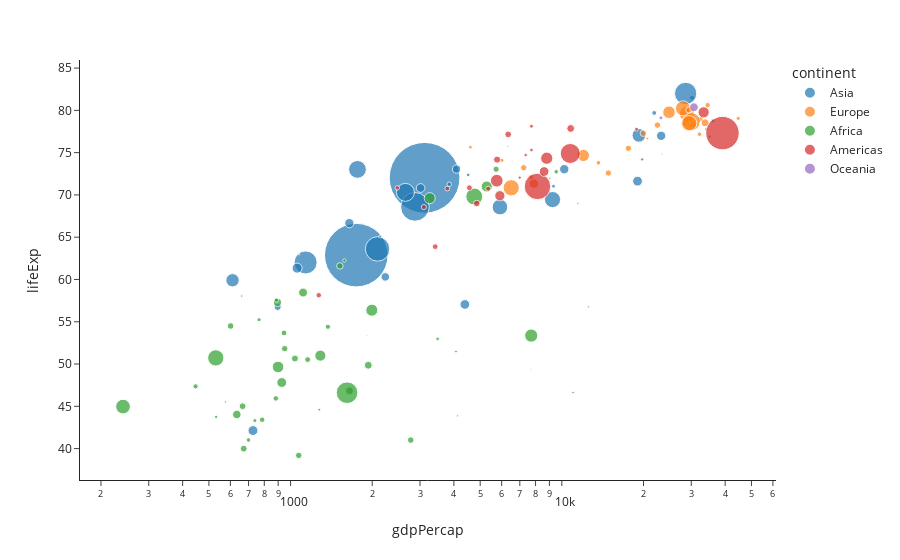

Notebook code cell kept with this figure:
### Code cell
import plotly.express as px
df = px.data.gapminder()

fig = px.scatter(df.query('year==2002'),
                 x='gdpPercap', y='lifeExp',
                 size='pop', color='continent',
                 hover_name='country',
                 log_x=True, size_max=50)

fig.show()

### Figure 1 — Plotly figure (JSON) as saved in the notebook; plotly's stock layout.template omitted (floating-point values rounded to 4 significant figures)
{"data": [{"hovertemplate": "<b>%{hovertext}</b><br><br>continent=Asia<br>gdpPercap=%{x}<br>lifeExp=%{y}<br>pop=%{marker.size}<extra></extra>", "hovertext": ["Afghanistan", "Bahrain", "Bangladesh", "Cambodia", "China", "Hong Kong, China", "India", "Indonesia", "Iran", "Iraq", "Israel", "Japan", "Jordan", "Korea, Dem. Rep.", "Korea, Rep.", "Kuwait", "Lebanon", "Malaysia", "Mongolia", "Myanmar", "Nepal", "Oman", "Pakistan", "Philippines", "Saudi Arabia", "Singapore", "Sri Lanka", "Syria", "Taiwan", "Thailand", "Vietnam", "West Bank and Gaza", "Yemen, Rep."], "legendgroup": "Asia", "marker": {"color": "#1F77B4", "size": [25268405, 656397, 135656790, 12926707, 1280400000, 6762476, 1034172547, 211060000, 66907826, 24001816, 6029529, 127065841, 5307470, 22215365, 47969150, 2111561, 3677780, 22662365, 2674234, 45598081, 25873917, 2713462, 153403524, 82995088, 24501530, 4197776, 19576783, 17155814, 22454239, 62806748, 80908147, 3389578, 18701257], "sizemode": "area", "sizeref": 512160, "symbol": "circle"}, "mode": "markers", "name": "Asia", "orientation": "v", "showlegend": true, "type": "scatter", "x": [726.7, 23400.0, 1136.0, 896.2, 3119.0, 30210.0, 1747.0, 2874.0, 9241.0, 4391.0, 21910.0, 28600.0, 3845.0, 1647.0, 19230.0, 35110.0, 9314.0, 10210.0, 2141.0, 611, 1057.0, 19770.0, 2093.0, 2651.0, 19010.0, 36020.0, 3015.0, 4091.0, 23240.0, 5913.0, 1764.0, 4515.0, 2235.0], "xaxis": "x", "y": [42.13, 74.8, 62.01, 56.75, 72.03, 81.5, 62.88, 68.59, 69.45, 57.05, 79.7, 82, 71.26, 66.66, 77.05, 76.9, 71.03, 73.04, 65.03, 59.91, 61.34, 74.19, 63.61, 70.3, 71.63, 78.77, 70.81, 73.05, 76.99, 68.56, 73.02, 72.37, 60.31], "yaxis": "y"}, {"hovertemplate": "<b>%{hovertext}</b><br><br>continent=Europe<br>gdpPercap=%{x}<br>lifeExp=%{y}<br>pop=%{marker.size}<extra></extra>", "hovertext": ["Albania", "Austria", "Belgium", "Bosnia and Herzegovina", "Bulgaria", "Croatia", "Czech Republic", "Denmark", "Finland", "France", "Germany", "Greece", "Hungary", "Iceland", "Ireland", "Italy", "Montenegro", "Netherlands", "Norway", "Poland", "Portugal", "Romania", "Serbia", "Slovak Republic", "Slovenia", "Spain", "Sweden", "Switzerland", "Turkey", "United Kingdom"], "legendgroup": "Europe", "marker": {"color": "#FF7F0E", "size": [3508512, 8148312, 10311970, 4165416, 7661799, 4481020, 10256295, 5374693, 5193039, 59925035, 82350671, 10603863, 10083313, 288030, 3879155, 57926999, 720230, 16122830, 4535591, 38625976, 10433867, 22404337, 10111559, 5410052, 2011497, 40152517, 8954175, 7361757, 67308928, 59912431], "sizemode": "area", "sizeref": 512160, "symbol": "circle"}, "mode": "markers", "name": "Europe", "orientation": "v", "showlegend": true, "type": "scatter", "x": [4604.0, 32420.0, 30490.0, 6019.0, 7697.0, 11630.0, 17600.0, 32170.0, 28200.0, 28930.0, 30040.0, 22510.0, 14840.0, 31160.0, 34080.0, 27970.0, 6557.0, 33720.0, 44680.0, 12000.0, 19970.0, 7885.0, 7236.0, 13640.0, 20660.0, 24840.0, 29340.0, 34480.0, 6508.0, 29480.0], "xaxis": "x", "y": [75.65, 78.98, 78.32, 74.09, 72.14, 74.88, 75.51, 77.18, 78.37, 79.59, 78.67, 78.26, 72.59, 80.5, 77.78, 80.24, 73.98, 78.53, 79.05, 74.67, 77.29, 71.32, 73.21, 73.8, 76.66, 79.78, 80.04, 80.62, 70.84, 78.47], "yaxis": "y"}, {"hovertemplate": "<b>%{hovertext}</b><br><br>continent=Africa<br>gdpPercap=%{x}<br>lifeExp=%{y}<br>pop=%{marker.size}<extra></extra>", "hovertext": ["Algeria", "Angola", "Benin", "Botswana", "Burkina Faso", "Burundi", "Cameroon", "Central African Republic", "Chad", "Comoros", "Congo, Dem. Rep.", "Congo, Rep.", "Cote d'Ivoire", "Djibouti", "Egypt", "Equatorial Guinea", "Eritrea", "Ethiopia", "Gabon", "Gambia", "Ghana", "Guinea", "Guinea-Bissau", "Kenya", "Lesotho", "Liberia", "Libya", "Madagascar", "Malawi", "Mali", "Mauritania", "Mauritius", "Morocco", "Mozambique", "Namibia", "Niger", "Nigeria", "Reunion", "Rwanda", "Sao Tome and Principe", "Senegal", "Sierra Leone", "Somalia", "South Africa", "Sudan", "Swaziland", "Tanzania", "Togo", "Tunisia", "Uganda", "Zambia", "Zimbabwe"], "legendgroup": "Africa", "marker": {"color": "#2CA02C", "size": [31287142, 10866106, 7026113, 1630347, 12251209, 7021078, 15929988, 4048013, 8835739, 614382, 55379852, 3328795, 16252726, 447416, 73312559, 495627, 4414865, 67946797, 1299304, 1457766, 20550751, 8807818, 1332459, 31386842, 2046772, 2814651, 5368585, 16473477, 11824495, 10580176, 2828858, 1200206, 31167783, 18473780, 1972153, 11140655, 119901274, 743981, 7852401, 170372, 10870037, 5359092, 7753310, 44433622, 37090298, 1130269, 34593779, 4977378, 9770575, 24739869, 10595811, 11926563], "sizemode": "area", "sizeref": 512160, "symbol": "circle"}, "mode": "markers", "name": "Africa", "orientation": "v", "showlegend": true, "type": "scatter", "x": [5288.0, 2773.0, 1373.0, 11000.0, 1038.0, 446.4, 1934.0, 738.7, 1156.0, 1076.0, 241.2, 3484.0, 1649.0, 1908.0, 4755.0, 7703.0, 765.4, 530.1, 12520.0, 660.6, 1112.0, 945.6, 575.7, 1288.0, 1275.0, 531.5, 9535.0, 894.6, 665.4, 951.4, 1579.0, 9022.0, 3258.0, 633.6, 4072.0, 601.1, 1615.0, 6316.0, 785.7, 1353.0, 1520.0, 699.5, 882.1, 7711.0, 1993.0, 4128.0, 899.1, 886.2, 5723.0, 927.7, 1072.0, 672.0], "xaxis": "x", "y": [70.99, 41.0, 54.41, 46.63, 50.65, 47.36, 49.86, 43.31, 50.52, 62.97, 44.97, 52.97, 46.83, 53.37, 69.81, 49.35, 55.24, 50.73, 56.76, 58.04, 58.45, 53.68, 45.5, 50.99, 44.59, 43.75, 72.74, 57.29, 45.01, 51.82, 62.25, 71.95, 69.61, 44.03, 51.48, 54.5, 46.61, 75.74, 43.41, 64.34, 61.6, 41.01, 45.94, 53.37, 56.37, 43.87, 49.65, 57.56, 73.04, 47.81, 39.19, 39.99], "yaxis": "y"}, {"hovertemplate": "<b>%{hovertext}</b><br><br>continent=Americas<br>gdpPercap=%{x}<br>lifeExp=%{y}<br>pop=%{marker.size}<extra></extra>", "hovertext": ["Argentina", "Bolivia", "Brazil", "Canada", "Chile", "Colombia", "Costa Rica", "Cuba", "Dominican Republic", "Ecuador", "El Salvador", "Guatemala", "Haiti", "Honduras", "Jamaica", "Mexico", "Nicaragua", "Panama", "Paraguay", "Peru", "Puerto Rico", "Trinidad and Tobago", "United States", "Uruguay", "Venezuela"], "legendgroup": "Americas", "marker": {"color": "#D62728", "size": [38331121, 8445134, 179914212, 31902268, 15497046, 41008227, 3834934, 11226999, 8650322, 12921234, 6353681, 11178650, 7607651, 6677328, 2664659, 102479927, 5146848, 2990875, 5884491, 26769436, 3859606, 1101832, 287675526, 3363085, 24287670], "sizemode": "area", "sizeref": 512160, "symbol": "circle"}, "mode": "markers", "name": "Americas", "orientation": "v", "showlegend": true, "type": "scatter", "x": [8798.0, 3413.0, 8131.0, 33330.0, 10780.0, 5755.0, 7723.0, 6341.0, 4564.0, 5773.0, 5352.0, 4858.0, 1270.0, 3100.0, 6995.0, 10740.0, 2475.0, 7356.0, 3784.0, 5909.0, 18860.0, 11460.0, 39100.0, 7727.0, 8605.0], "xaxis": "x", "y": [74.34, 63.88, 71.01, 79.77, 77.86, 71.68, 78.12, 77.16, 70.85, 74.17, 70.73, 68.98, 58.14, 68.56, 72.05, 74.9, 70.84, 74.71, 70.75, 69.91, 77.78, 68.98, 77.31, 75.31, 72.77], "yaxis": "y"}, {"hovertemplate": "<b>%{hovertext}</b><br><br>continent=Oceania<br>gdpPercap=%{x}<br>lifeExp=%{y}<br>pop=%{marker.size}<extra></extra>", "hovertext": ["Australia", "New Zealand"], "legendgroup": "Oceania", "marker": {"color": "#9467BD", "size": [19546792, 3908037], "sizemode": "area", "sizeref": 512160, "symbol": "circle"}, "mode": "markers", "name": "Oceania", "orientation": "v", "showlegend": true, "type": "scatter", "x": [30690.0, 23190.0], "xaxis": "x", "y": [80.37, 79.11], "yaxis": "y"}], "layout": {"autosize": true, "legend": {"itemsizing": "constant", "title": {"text": "continent"}, "tracegroupgap": 0}, "margin": {"t": 60}, "xaxis": {"anchor": "y", "autorange": true, "domain": [0, 1], "range": [2.241, 4.782], "title": {"text": "gdpPercap"}, "type": "log"}, "yaxis": {"anchor": "x", "autorange": true, "domain": [0, 1], "range": [35.76, 87.52], "title": {"text": "lifeExp"}, "type": "linear"}}}
